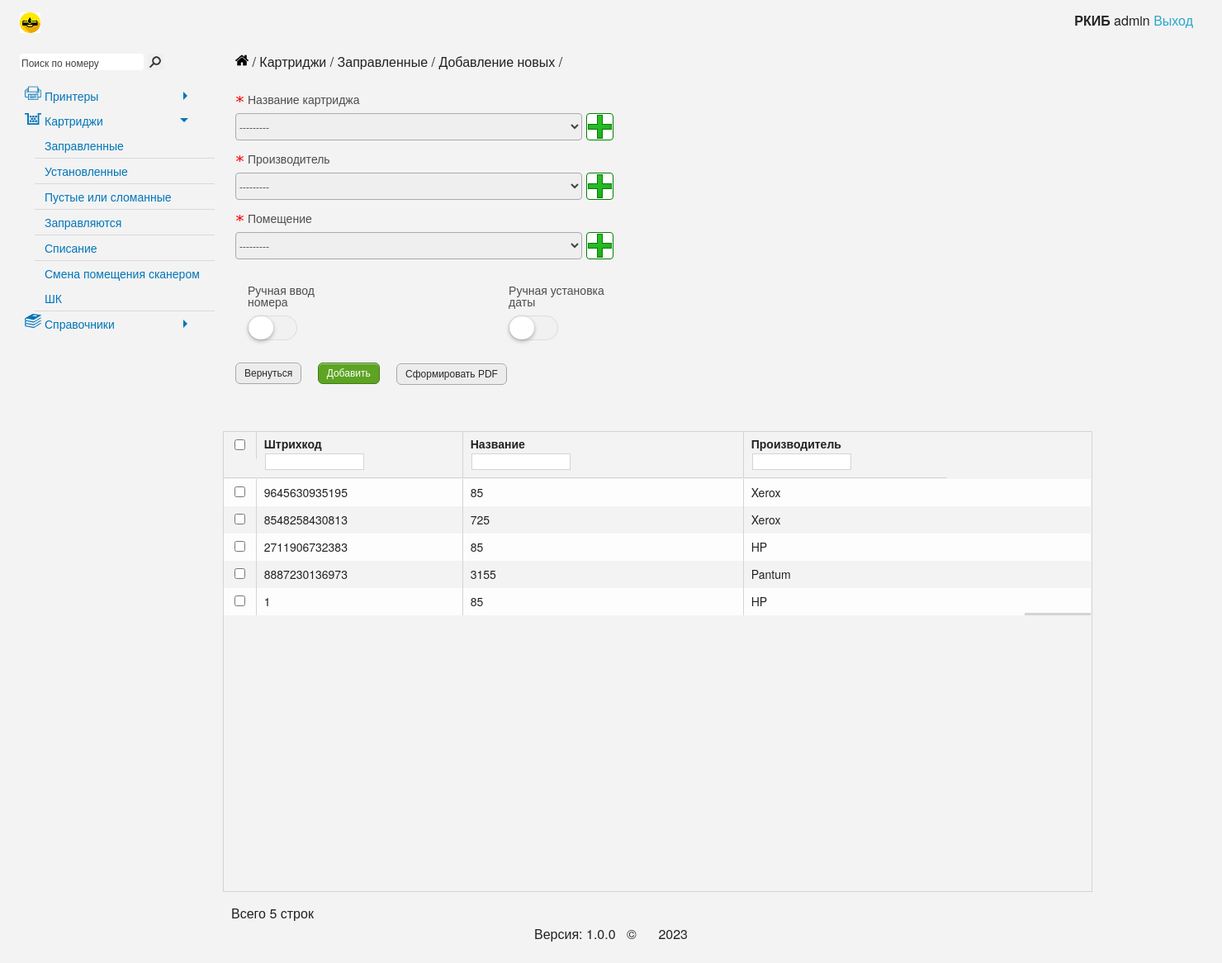
The app's page /cartridge/add_items/, older data.
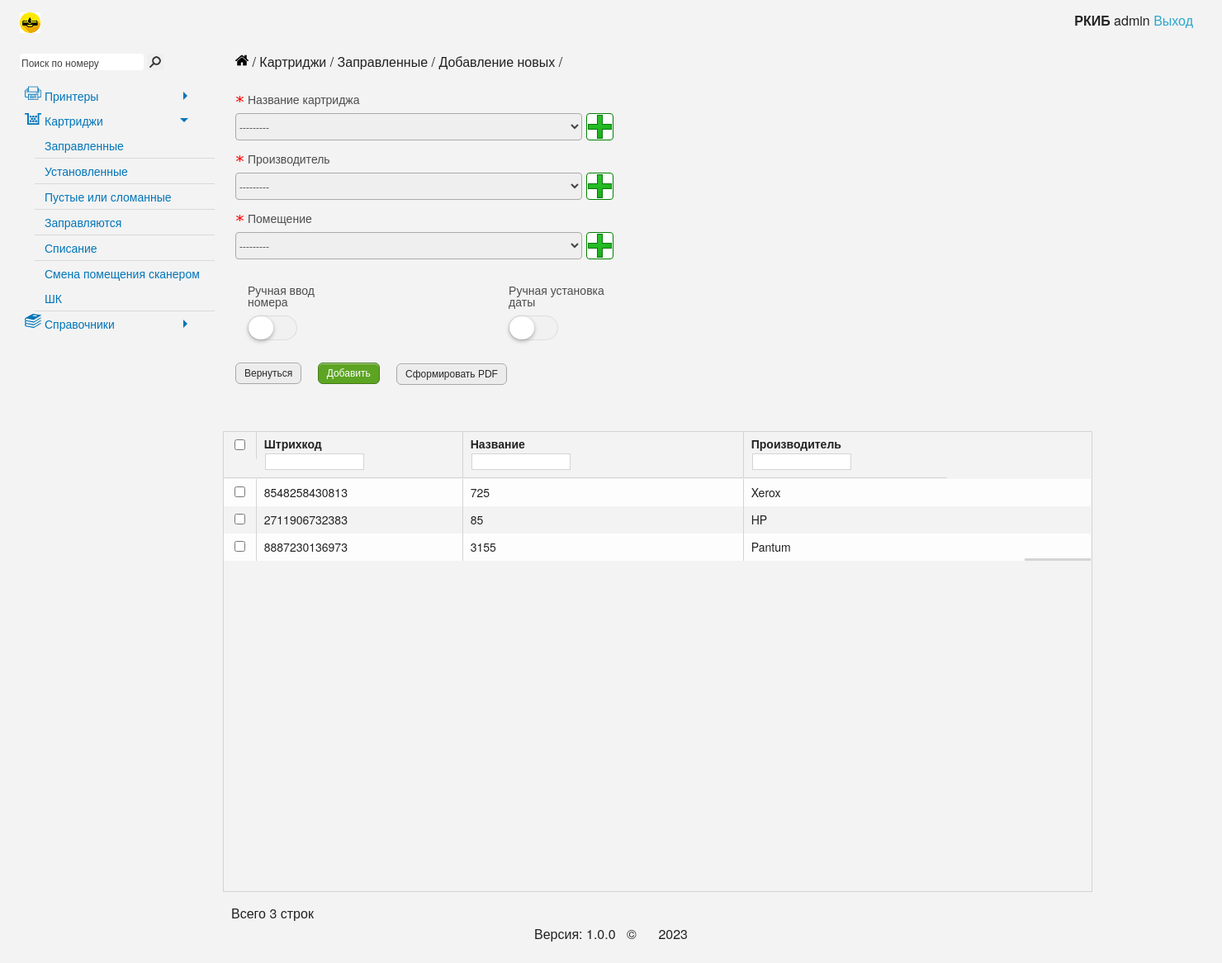
The same page, newer data.
### cartridge/models.py (models this page shows, shortened)
class Cartridges(models.Model):  # Картриджи
    barcode = models.CharField('Штрихкод', unique=True, db_index=True, max_length=50)
    cartName = models.ForeignKey('NameСartridge', default=None, on_delete=models.PROTECT)
    placeName = models.ForeignKey('Placements', on_delete=models.PROTECT)
    manufacturerName = models.ForeignKey('Manufacturer', default=None, on_delete=models.PROTECT)
    date = models.DateTimeField("Дата изменения", default=datetime.datetime.now().strftime("%d.%m.%Y %H:%M"))
    col = models.IntegerField('Перезаправки', db_index=True, blank=True, null=True)
    history = HistoricalRecords()
    class Meta:
        verbose_name = 'Картридж'
        verbose_name_plural = 'Картриджи'

class NameСartridge(models.Model):  # Названия картриджей
    name = models.CharField("Название картриджа", max_length=50, unique=True, db_index=True)
    comments = models.CharField("Комментарии", max_length=100, blank=True)
    class Meta:
        verbose_name = 'Название картриджа'
        verbose_name_plural = 'Названия картриджей'
    def __str__(self):
        return str(self.name)

class Manufacturer(models.Model):  # Производитель
    manufacturer = models.CharField("Производитель", max_length=50, unique=True, db_index=True)
    comments = models.CharField("Комментарии", max_length=100, blank=True)
    class Meta:
        verbose_name = 'Производитель'
        verbose_name_plural = 'Производители'
    def __str__(self):
        return str(self.manufacturer)

### cartridge/views.py (the view, shortened to what this page needs)
# urls.py: path('add_items/', add_items, name='add_items'),
@csrf_protect
@ensure_csrf_cookie
def add_items(request):
    count = Cartridges.objects.count()
    name_cart = Cartridges.objects.order_by('-date')
    msg_display = 'none'
    err_display = 'none'
    display = 'none'
    random_num = ''
    error = ''
    form = CartridgesForm()
    data = {
        'form': form,
        'error': error,
        'msg_display': msg_display,
        'err_display': err_display,
        'display': display,
        'carts': name_cart,
        'random_num': str(random_num),
        'count': count
    }
    return render(request, 'cartridge/add_items.html', data)

### cartridge/models.py (called while the page is built)
    def __str__(self):
        return str(self.name)

### cartridge/templates/cartridge/add_items.html (shortened to what the changed rows need)
{% extends 'cartridge/base.html' %}
{% block content %}
    <div ng-controller="MainCtrl" class="ng-scope">
        <form action="{% url 'print_cart' %}" method="post">
            <div class="marginTop" style="border: 1px solid #d4d4d4; width: 1053px">
                <div class="large-10">
                    <div class="grid1675336387607" id="grid1">
                        <div class="ui-grid-viewport" style="width: 1050px; height: 500px; overflow-y: scroll;">
                            <div class="ui-grid-canvas" id="table">
                                {% if carts %}
                                    {% for el in carts %}
                                        <div class="ui-grid-row">
                                            <div class="ui-grid-cell ui-grid-coluiGrid-000H">
                                                <div class="ui-grid-cell-contents">
                                                    <input name="check" class="ui-grid-cell-contents-checkbox checkbox_delete" type="checkbox"
                                                           value="{{ el.barcode }}">
                                                </div>
                                            </div>
                                            <div class="ui-grid-cell ui-grid-coluiGrid-0007">
                                                <div class="ui-grid-cell-contents">{{ el.barcode }}</div>
                                            </div>
                                            <div class="ui-grid-cell ui-grid-coluiGrid-0008">
                                                <span class="ui-grid-cell-contents">{{ el.cartName }}</span>
                                            </div>
                                            <div class="ui-grid-cell ui-grid-coluiGrid-0008">
                                                <div class="ui-grid-cell-contents">{{ el.manufacturerName }}</div>
                                            </div>
                                        </div>
                                    {% endfor %}
                                {% endif %}
                            </div>
                        </div>
                    </div>
                </div>
            </div>
            <div class="ui-grid-pager-panel" style="width: 100%; height: 20px; position: absolute; bottom: 40px;">
                <div class="ui-grid-pager-count-container">
                    <div class="ui-grid-pager-count">
                        <span class="ng-binding">Всего {{ count }} строк</span>
                    </div>
                </div>
            </div>
        </form>
    </div>
{% endblock %}

Row changes from the older to the newer data that the page shows:
removed Cartridges: barcode "9645630935195", cartName "85", manufacturerName "Xerox"
removed Cartridges: barcode "1", cartName "85", manufacturerName "HP"
Text that changed along with them:
{{ count }}: "5" → "3"
